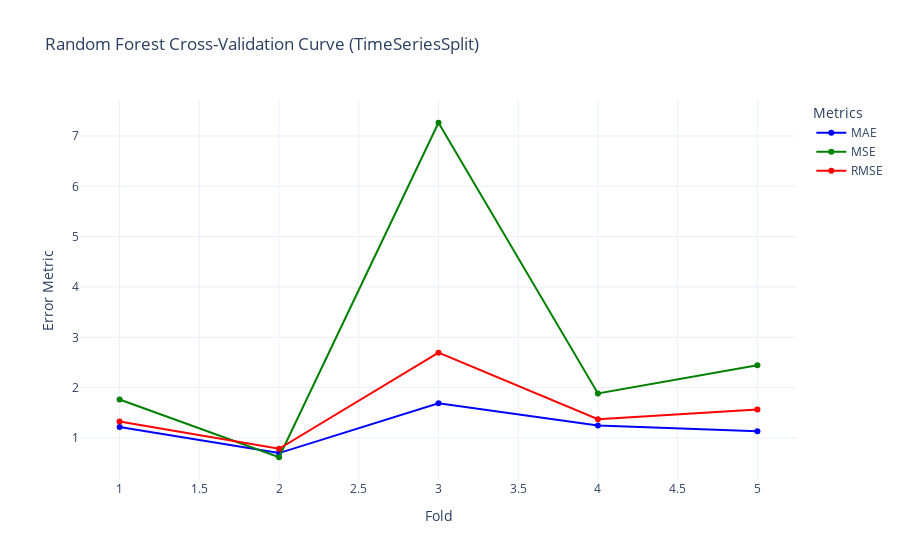

Notebook code for this chart:
### Code cell
fig = go.Figure()

fig.add_trace(go.Scatter(x=fold_metrics_df['Fold'], y=fold_metrics_df['MAE'], 
                         mode='lines+markers', name='MAE', line=dict(color='blue')))
fig.add_trace(go.Scatter(x=fold_metrics_df['Fold'], y=fold_metrics_df['MSE'], 
                         mode='lines+markers', name='MSE', line=dict(color='green')))
fig.add_trace(go.Scatter(x=fold_metrics_df['Fold'], y=fold_metrics_df['RMSE'], 
                         mode='lines+markers', name='RMSE', line=dict(color='red')))

fig.update_layout(
    title='Random Forest Cross-Validation Curve (TimeSeriesSplit)',
    xaxis_title='Fold',
    yaxis_title='Error Metric',
    legend_title='Metrics',
    template='plotly_white'
)

fig.show()

### Figure 1 — Plotly figure (JSON) as saved in the notebook; plotly's stock layout.template omitted (floating-point values rounded to 4 significant figures)
{"data": [{"line": {"color": "blue"}, "mode": "lines+markers", "name": "MAE", "type": "scatter", "x": [1, 2, 3, 4, 5], "y": [1.217, 0.6997, 1.689, 1.247, 1.135]}, {"line": {"color": "green"}, "mode": "lines+markers", "name": "MSE", "type": "scatter", "x": [1, 2, 3, 4, 5], "y": [1.766, 0.6169, 7.264, 1.884, 2.444]}, {"line": {"color": "red"}, "mode": "lines+markers", "name": "RMSE", "type": "scatter", "x": [1, 2, 3, 4, 5], "y": [1.329, 0.7854, 2.695, 1.373, 1.563]}], "layout": {"legend": {"title": {"text": "Metrics"}}, "title": {"text": "Random Forest Cross-Validation Curve (TimeSeriesSplit)"}, "xaxis": {"title": {"text": "Fold"}}, "yaxis": {"title": {"text": "Error Metric"}}}}
